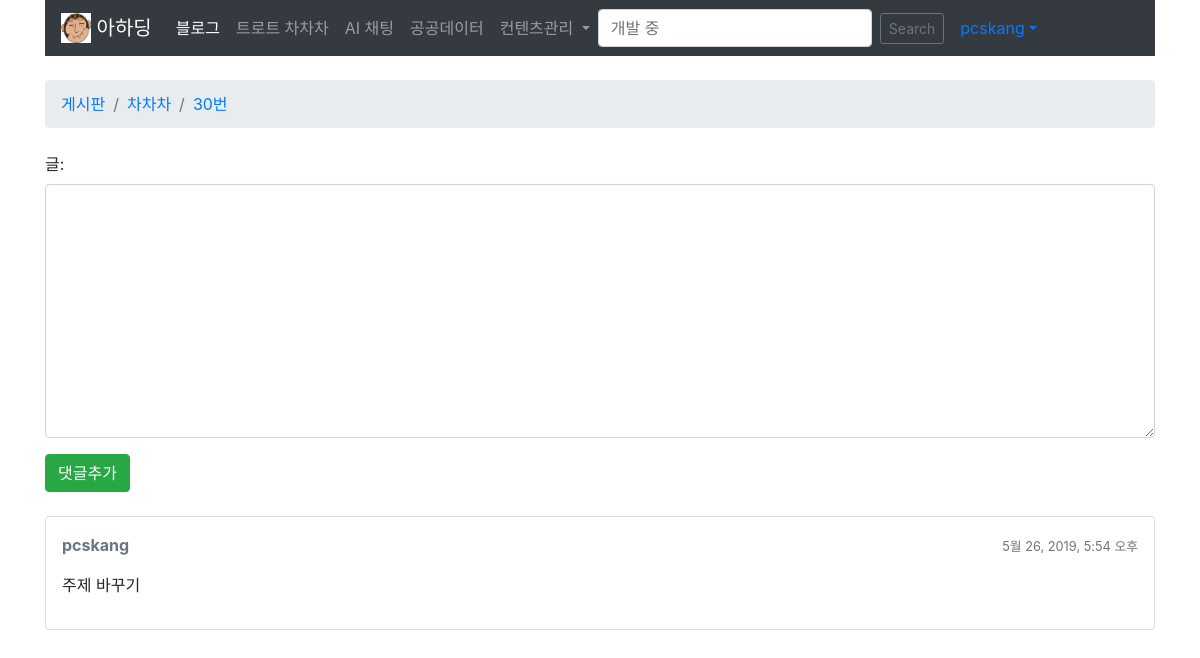
Page /게시판/1/주제/31/댓글/ (signed in) on the earlier database version.
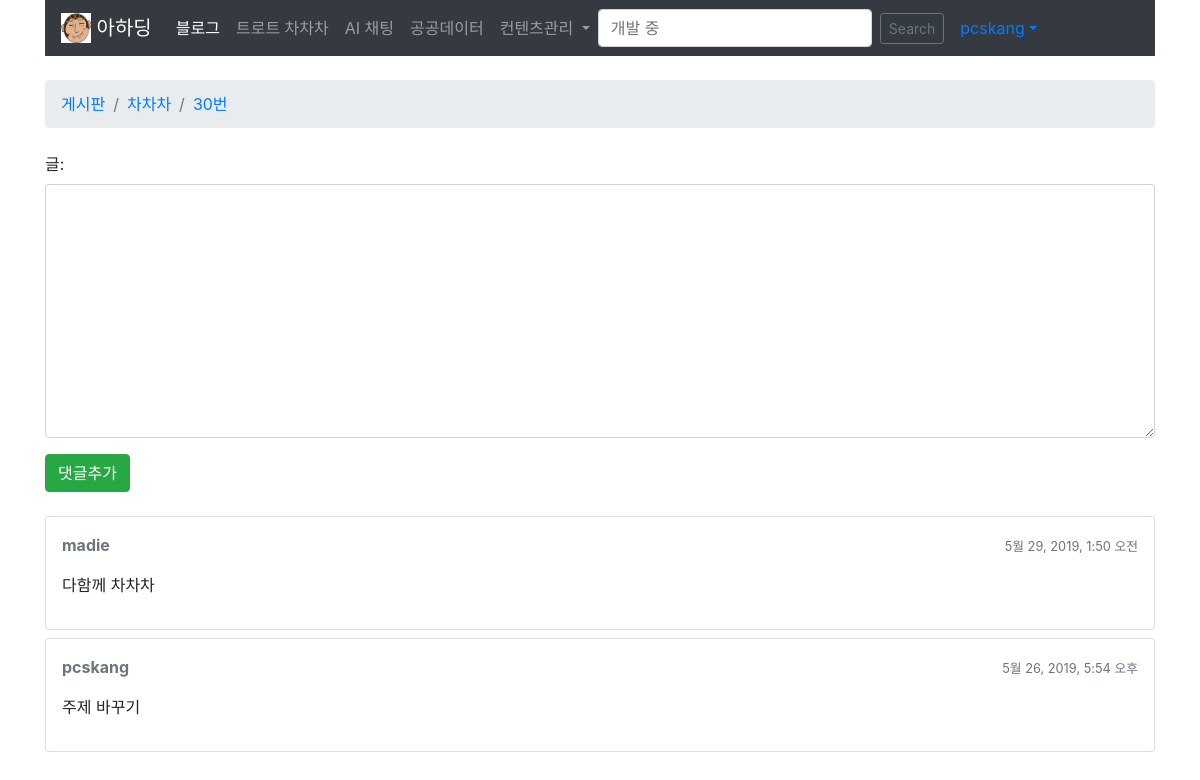
Same page on the later database version.
### boards/models.py (models this page shows, shortened)
class 글텝(models.Model):
    글 = models.TextField(max_length=4000)
    주제 = models.ForeignKey(주제텝, related_name='글들', on_delete=models.CASCADE)
    작성자 = models.ForeignKey(회원, related_name='글들', on_delete=models.CASCADE)
    작성일 = models.DateTimeField(auto_now_add=True)
    수정자 = models.ForeignKey(회원, null=True, related_name='+', on_delete=models.CASCADE)
    수정일 = models.DateTimeField(null=True)
    def get_message_as_markdown(self):
        return mark_safe(markdown(self.글, safe_mode='escape'))

### boards/forms.py
class 댓글폼(forms.ModelForm):
    class Meta:
        model = 글텝
        fields = ['글',]

### boards/models.py (called while the page is built)
    def get_last_ten_posts(self):
        return self.글들.order_by('-작성일')[:10]

### boards/templatetags/form_tags.py (called while the page is built)
@register.filter
def input_class(bound_field):
    css_class = ''
    if bound_field.form.is_bound:
        if bound_field.errors:
            css_class = 'is_invalid'
        elif field_type(bound_field) != 'PasswordInput':
            css_class = 'is_valid'
    return 'form-control {}'.format(css_class)

### boards/templates/댓글.html (shortened to what this page needs)
{% extends '게시판기본.html' %}
{% load static %}
{% block stylesheet %}
  <link rel="stylesheet" href="https://cdn.jsdelivr.net/simplemde/latest/simplemde.min.css">
{% endblock %}
{% block 이정표 %}
  <li class="breadcrumb-item"><a href="{% url '게시판목록' %}">게시판</a></li>
  <li class="breadcrumb-item"><a href="{% url '주제목록' 주제.게시판.pk %}">{{주제.게시판.이름}}</a></li>
  <li class="breadcrumb-item"><a href="{% url '댓글목록' 주제.게시판.pk 주제.pk %}">{{ 주제.주제 }}</a></li>
{% endblock %}
{% block 페이지내용 %}
  <form method="post" class="mb-4" novalidate>
    {% include 'includes/공통폼.html' %}
    <button class="btn btn-success" type="submit">
      댓글추가</button>
  </form>
  {% for 글 in 주제.get_last_ten_posts %}
    <div class="card mb-2">
      <div class="card-body p-3">
        <div class="row mb-3">
          <div class="col-6">
            <strong class="text-muted">{{ 글.작성자.username }}</strong>
          </div>
          <div class="col-6 text-right">
            <small class="text-muted">{{ 글.작성일 }}</small>
          </div>
        </div>
          {{ 글.get_message_as_markdown }}
      </div>
    </div>
  {% endfor %}
{% endblock %}

Differences in the rows shown:
added 글텝: 작성자.username "madie", 작성일 "5월 29, 2019, 1:50 오전", 글 "다함께 차차차"
